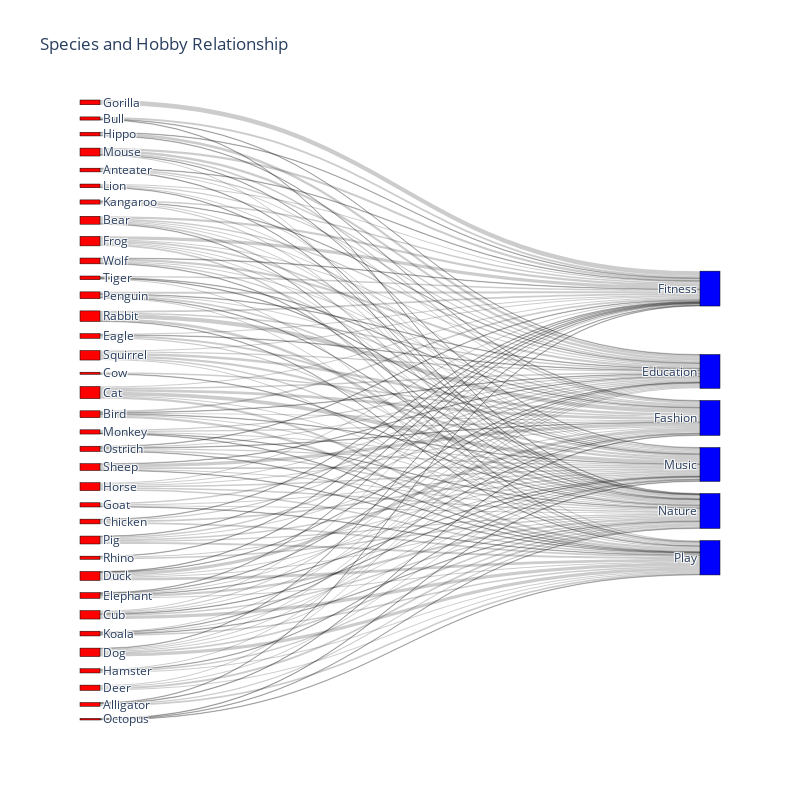

Notebook source saved alongside this figure:
### Code cell
# Create a co-occurrence matrix
counts = merged_col.value_counts()
index = pd.MultiIndex.from_tuples(counts.index.str.split('-').tolist())
mat = pd.DataFrame(np.zeros((len(index.levels[0]), len(index.levels[1]))), index=index.levels[0], columns=index.levels[1])
for i in index:
    mat.loc[i[0], i[1]] = counts['-'.join(i)]

# Create the visual
fig = go.Figure(data=[go.Sankey(
    arrangement='snap',
    node=dict(
        pad=20,
        thickness=20,
        line=dict(color='black', width=0.5),
        label=list(mat.index) + list(mat.columns),
        color=['red'] * len(mat.index) + ['blue'] * len(mat.columns)
    ),
    link=dict(
        source=np.repeat(np.arange(len(mat.index)), len(mat.columns)),
        target=np.tile(np.arange(len(mat.index), len(mat.index) + len(mat.columns)), len(mat.index)),
        value=mat.values.flatten(),
    ),
)])

fig.update_layout(
    title_text='Species and Hobby Relationship',
    font_size=12,
    width=800,
    height=800,
)

fig.show()

### Figure 1 — Plotly figure (JSON) as saved in the notebook; plotly's stock layout.template omitted (floating-point values rounded to 4 significant figures; data arrays with more than 128 entries replaced by an {"elided": "..."} marker saying what was removed)
{"data": [{"arrangement": "snap", "link": {"source": {"elided": "210 int values"}, "target": {"elided": "210 int values"}, "value": {"elided": "210 int values"}}, "node": {"color": ["red", "red", "red", "red", "red", "red", "red", "red", "red", "red", "red", "red", "red", "red", "red", "red", "red", "red", "red", "red", "red", "red", "red", "red", "red", "red", "red", "red", "red", "red", "red", "red", "red", "red", "red", "blue", "blue", "blue", "blue", "blue", "blue"], "label": ["Alligator", "Anteater", "Bear", "Bird", "Bull", "Cat", "Chicken", "Cow", "Cub", "Deer", "Dog", "Duck", "Eagle", "Elephant", "Frog", "Goat", "Gorilla", "Hamster", "Hippo", "Horse", "Kangaroo", "Koala", "Lion", "Monkey", "Mouse", "Octopus", "Ostrich", "Penguin", "Pig", "Rabbit", "Rhino", "Sheep", "Squirrel", "Tiger", "Wolf", "Education", "Fashion", "Fitness", "Music", "Nature", "Play"], "line": {"color": "black", "width": 0.5}, "pad": 20, "thickness": 20}, "type": "sankey"}], "layout": {"font": {"size": 12}, "height": 800, "title": {"text": "Species and Hobby Relationship"}, "width": 800}}
